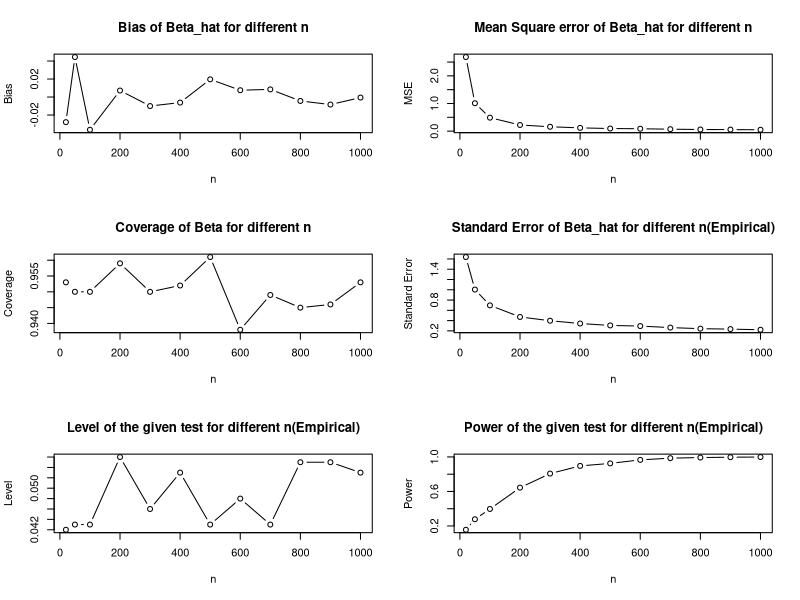

Reproduce this figure in R. (Note: this script raises an error after producing the figure.)
rm(list=ls())
set.seed(seed=987654321)
n=1000; 
mu=1; 			#
a=-2; 			#alpha
b=1.5; 		#beta
s=2;			#sigma
x=runif(n);x					#Generating n Uniform(0,1)
y=rnorm(n,a+b*x,s);y				#Generating n observation of Y
B=cov(x,y)/var(x);B				#Beta_hat
A=mean(y)-B*mean(x);A				#alpha_hat
I=matrix(c(n/s^2,sum(x)/s^2,sum(x)/s^2,sum(x^2)/s^2),nrow=2);I 
FIM=solve(I);FIM
SE_B=sqrt(FIM[2,2]);SE_B
qnorm(0.975)

ci= 0.05
B - qnorm(1-ci/2)*SE_B				#lower confidence interval
B + qnorm(1-ci/2)*SE_B				#upper confidence interval



#EMPIRICAL:



rm(list=ls())
set.seed(seed=987654321)
a=-2; 			#alpha
b=1.5; 			#beta
s=2;				#sigma

n1=c(20,50,seq(100,1000,100)); 				#n values		
bias = rep(0,length(n1));				#To store the empirical bias of Beta_hat for each n
se = rep(0,length(n1));					#To store the empirical standard error of Beta_hat for each n  
analse = rep(0,length(n1));				#To store the analytical standard error of Beta_hat for each n
mse = rep(0,length(n1));				#To store the empirical mean squared error of Beta_hat for each n
cov = rep(0,length(n1));				#To store the empirical coverage of Beta_hat for each n
lev = rep(0,length(n1));				#To store the empirical level of the given test for each n
pow = rep(0,length(n1));				#To store the empirical power of the given test for each n
R=1000; 							#The number of simulation for each n

j=1;
for(n in n1)
{
	B = rep(0,R);					#To store the beta hat of each simulation
	SE_B = rep(0,R);					#To store the standard error of beta hat of each simulation
	up = rep(0,R);					#To store the upper Confidence interval point of each simulation
	lp = rep(0,R);					#To store the lower Confidence interval point of each simulation
	ase = rep(0,R);					#To store the analytical Standard error interval point of each simulation
	ci= 0.05						#the coverage point which is also equal to the level of te test here
	for(i in 1:R)
	{
		x=runif(n);					#Generating n Uniform(0,1) covariate values (X)
		#I=matrix(c(n/s^2,sum(x)/s^2,sum(x)/s^2,sum(x^2)/s^2),nrow=2);
		FIM=solve(matrix(c(n/s^2,sum(x)/s^2,sum(x)/s^2,sum(x^2)/s^2),nrow=2))
		SE_B[i]=sqrt(FIM[2,2])				#Standard error of the Beta_hat
		y=rnorm(n,a+b*x,s)				#Generating n observation of Y
		y1 = rnorm(n,a, s)				#Generating n observation of Y for Beta = 0(Null)
		y2 = rnorm(n,a+x, s)				#Generating n observation of Y for Beta = 1(Alt)
		B[i]=cov(x,y)/var(x)				#Beta_hat
		#A=mean(y)-B*mean(x)				#alpha_hat
		ase[i] = sqrt(s^2/(n*((R-1)/R*var(x))));	
		lp[i] = B[i] - qnorm(1-ci/2)*SE_B[i]	#lower confidence interval
		up[i] = B[i] + qnorm(1-ci/2)*SE_B[i]	#upper confidence interval
		B1=cov(x,y1)/var(x)				#Beta_hat for Null hypothesis population
		B2=cov(x,y2)/var(x)				#Beta_hat for Alt hypothesis population
		lev[j] = lev[j] + ifelse(B1/SE_B[i] > qnorm(1-ci),1,0);
		pow[j] = pow[j] + ifelse(B2/SE_B[i] > qnorm(1-ci),1,0);
	}
	empirical_bias= mean(B-b)
	bias[j] = empirical_bias
	empirical_variance = (R-1)/R*var(B)
	empirical_se = sqrt(empirical_variance)
	se[j] = empirical_se
	empirical_mse = mean((B-b)^2)
	mse[j] = empirical_mse
	empirical_coverage = mean(ifelse(b > lp & b < up, 1, 0))
	cov[j] = empirical_coverage
	analse[j] = mean(ase);
	pow[j] = pow[j]/R;
	lev[j] = lev[j]/R;
	j = j+1
	
}

#Printing the graphs:
par(mfrow=c(3,2))
plot(n1,bias, main =  "Bias of Beta_hat for different n", xlab = "n", ylab = "Bias",type = 'b') 
plot(n1,mse, main =  "Mean Square error of Beta_hat for different n", xlab = "n", ylab = "MSE",type = 'b') 
plot(n1,cov, main =  "Coverage of Beta for different n", xlab = "n", ylab = "Coverage",type = 'b') 
plot(n1,se, main =  "Standard Error of Beta_hat for different n(Empirical)", xlab = "n", ylab = "Standard Error",type = 'b') 
plot(n1,lev, main =  "Level of the given test for different n(Empirical)", xlab = "n", ylab = "Level",type = 'b') 
plot(n1,pow, main =  "Power of the given test for different n(Empirical)", xlab = "n", ylab = "Power",type = 'b') 

d = data.frame(n = n1, Bias = bias, MSE = mse, SE_Analytical = analse, SE_Emperical = se, Coverage=cov, Level = lev, Power = pow)
View(d)




